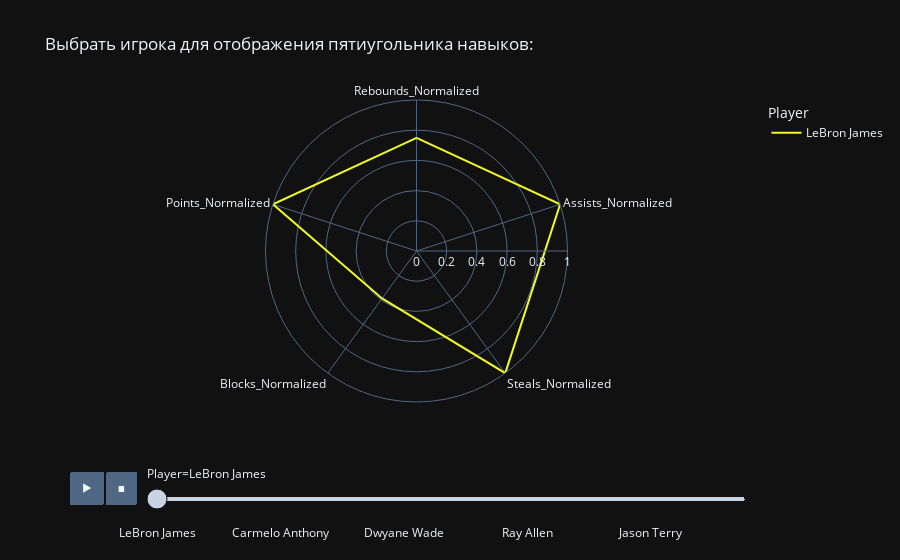

The notebook cell saved with this chart:
### Code cell
test_6 = px.line_polar(polar_df, r="value", theta="Skills", color='Player', line_close=True,
                    color_discrete_sequence=px.colors.sequential.Plasma_r,
                    template="plotly_dark", 
                    animation_frame="Player",
                    animation_group="Player",
                    title='Выбрать игрока для отображения пятиугольника навыков:'
                   )
test_6.show()

### Figure 1 — Plotly figure (JSON) as saved in the notebook; plotly's stock layout.template omitted (floating-point values rounded to 4 significant figures)
{"data": [{"hovertemplate": "Player=LeBron James<br>value=%{r}<br>Skills=%{theta}<extra></extra>", "ids": ["LeBron James", "LeBron James", "LeBron James", "LeBron James", "LeBron James", "LeBron James"], "legendgroup": "LeBron James", "line": {"color": "#f0f921", "dash": "solid"}, "mode": "lines", "name": "LeBron James", "r": [0.7496, 1, 1, 0.3884, 1, 0.7496], "showlegend": true, "subplot": "polar", "theta": ["Rebounds_Normalized", "Assists_Normalized", "Steals_Normalized", "Blocks_Normalized", "Points_Normalized", "Rebounds_Normalized"], "type": "scatterpolar"}], "layout": {"legend": {"title": {"text": "Player"}, "tracegroupgap": 0}, "polar": {"angularaxis": {"direction": "clockwise", "rotation": 90}, "domain": {"x": [0, 1], "y": [0, 1]}}, "sliders": [{"active": 0, "currentvalue": {"prefix": "Player="}, "len": 0.9, "pad": {"b": 10, "t": 60}, "steps": [{"args": [["LeBron James"], {"frame": {"duration": 0, "redraw": true}, "fromcurrent": true, "mode": "immediate", "transition": {"duration": 0, "easing": "linear"}}], "label": "LeBron James", "method": "animate"}, {"args": [["Kobe Bryant"], {"frame": {"duration": 0, "redraw": true}, "fromcurrent": true, "mode": "immediate", "transition": {"duration": 0, "easing": "linear"}}], "label": "Kobe Bryant", "method": "animate"}, {"args": [["Dirk Nowitzki"], {"frame": {"duration": 0, "redraw": true}, "fromcurrent": true, "mode": "immediate", "transition": {"duration": 0, "easing": "linear"}}], "label": "Dirk Nowitzki", "method": "animate"}, {"args": [["Tim Duncan"], {"frame": {"duration": 0, "redraw": true}, "fromcurrent": true, "mode": "immediate", "transition": {"duration": 0, "easing": "linear"}}], "label": "Tim Duncan", "method": "animate"}, {"args": [["Carmelo Anthony"], {"frame": {"duration": 0, "redraw": true}, "fromcurrent": true, "mode": "immediate", "transition": {"duration": 0, "easing": "linear"}}], "label": "Carmelo Anthony", "method": "animate"}, {"args": [["Paul Pierce"], {"frame": {"duration": 0, "redraw": true}, "fromcurrent": true, "mode": "immediate", "transition": {"duration": 0, "easing": "linear"}}], "label": "Paul Pierce", "method": "animate"}, {"args": [["Kevin Durant"], {"frame": {"duration": 0, "redraw": true}, "fromcurrent": true, "mode": "immediate", "transition": {"duration": 0, "easing": "linear"}}], "label": "Kevin Durant", "method": "animate"}, {"args": [["Vince Carter"], {"frame": {"duration": 0, "redraw": true}, "fromcurrent": true, "mode": "immediate", "transition": {"duration": 0, "easing": "linear"}}], "label": "Vince Carter", "method": "animate"}, {"args": [["Dwyane Wade"], {"frame": {"duration": 0, "redraw": true}, "fromcurrent": true, "mode": "immediate", "transition": {"duration": 0, "easing": "linear"}}], "label": "Dwyane Wade", "method": "animate"}, {"args": [["James Harden"], {"frame": {"duration": 0, "redraw": true}, "fromcurrent": true, "mode": "immediate", "transition": {"duration": 0, "easing": "linear"}}], "label": "James Harden", "method": "animate"}, {"args": [["Russell Westbrook"], {"frame": {"duration": 0, "redraw": true}, "fromcurrent": true, "mode": "immediate", "transition": {"duration": 0, "easing": "linear"}}], "label": "Russell Westbrook", "method": "animate"}, {"args": [["Tony Parker"], {"frame": {"duration": 0, "redraw": true}, "fromcurrent": true, "mode": "immediate", "transition": {"duration": 0, "easing": "linear"}}], "label": "Tony Parker", "method": "animate"}, {"args": [["Ray Allen"], {"frame": {"duration": 0, "redraw": true}, "fromcurrent": true, "mode": "immediate", "transition": {"duration": 0, "easing": "linear"}}], "label": "Ray Allen", "method": "animate"}, {"args": [["Joe Johnson"], {"frame": {"duration": 0, "redraw": true}, "fromcurrent": true, "mode": "immediate", "transition": {"duration": 0, "easing": "linear"}}], "label": "Joe Johnson", "method": "animate"}, {"args": [["Kevin Garnett"], {"frame": {"duration": 0, "redraw": true}, "fromcurrent": true, "mode": "immediate", "transition": {"duration": 0, "easing": "linear"}}], "label": "Kevin Garnett", "method": "animate"}, {"args": [["LaMarcus Aldridge"], {"frame": {"duration": 0, "redraw": true}, "fromcurrent": true, "mode": "immediate", "transition": {"duration": 0, "easing": "linear"}}], "label": "LaMarcus Aldridge", "method": "animate"}, {"args": [["Jason Terry"], {"frame": {"duration": 0, "redraw": true}, "fromcurrent": true, "mode": "immediate", "transition": {"duration": 0, "easing": "linear"}}], "label": "Jason Terry", "method": "animate"}, {"args": [["Chris Paul"], {"frame": {"duration": 0, "redraw": true}, "fromcurrent": true, "mode": "immediate", "transition": {"duration": 0, "easing": "linear"}}], "label": "Chris Paul", "method": "animate"}, {"args": [["Pau Gasol"], {"frame": {"duration": 0, "redraw": true}, "fromcurrent": true, "mode": "immediate", "transition": {"duration": 0, "easing": "linear"}}], "label": "Pau Gasol", "method": "animate"}, {"args": [["Stephen Curry"], {"frame": {"duration": 0, "redraw": true}, "fromcurrent": true, "mode": "immediate", "transition": {"duration": 0, "easing": "linear"}}], "label": "Stephen Curry", "method": "animate"}], "x": 0.1, "xanchor": "left", "y": 0, "yanchor": "top"}], "title": {"text": "Выбрать игрока для отображения пятиугольника навыков:"}, "updatemenus": [{"buttons": [{"args": [null, {"frame": {"duration": 500, "redraw": true}, "fromcurrent": true, "mode": "immediate", "transition": {"duration": 500, "easing": "linear"}}], "label": "&#9654;", "method": "animate"}, {"args": [[null], {"frame": {"duration": 0, "redraw": true}, "fromcurrent": true, "mode": "immediate", "transition": {"duration": 0, "easing": "linear"}}], "label": "&#9724;", "method": "animate"}], "direction": "left", "pad": {"r": 10, "t": 70}, "showactive": false, "type": "buttons", "x": 0.1, "xanchor": "right", "y": 0, "yanchor": "top"}]}}
